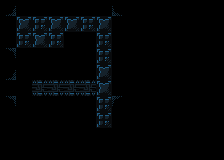

Tiled map render using the project's own tile images. Description and the map definition, with tile-layer contents summarised, below:
An orthogonal 14x10 tile map with 16x16 px tiles, 2 tile layers (background, Tile Layer 2) and 39 objects (35x tile, finish_tile, pressure_plate, moveable_tile, triggerable).

<map version="1.4" tiledversion="1.4.2" orientation="orthogonal" renderorder="right-down" width="14" height="10" tilewidth="16" tileheight="16" infinite="0" nextlayerid="6" nextobjectid="79">
 <properties>
  <property name="next_level" value="./data/levels/tmx/6-level.tmx" />
  <property name="player_bomb_count" value="0" />
 </properties>
 <tileset firstgid="1" name="newtiledsheet" tilewidth="16" tileheight="16" tilecount="171" columns="9">
  <image source="../../newtiledsheet.png" width="144" height="304" />
  <tile id="0">
   <properties>
    <property name="destructable" value="" />
    <property name="solid" value="1" />
   </properties>
  </tile>
  <tile id="1">
   <properties>
    <property name="destructable" value="" />
    <property name="solid" value="1" />
   </properties>
  </tile>
  <tile id="2">
   <properties>
    <property name="destructable" value="" />
    <property name="solid" value="1" />
   </properties>
  </tile>
  <tile id="3">
   <properties>
    <property name="destructable" value="" />
    <property name="solid" value="1" />
   </properties>
  </tile>
  <tile id="4">
   <properties>
    <property name="destructable" value="" />
    <property name="solid" value="" />
   </properties>
  </tile>
  <tile id="9">
   <properties>
    <property name="destructable" value="" />
    <property name="solid" value="1" />
   </properties>
  </tile>
  <tile id="10">
   <properties>
    <property name="destructable" value="" />
    <property name="solid" value="1" />
   </properties>
  </tile>
  <tile id="11">
   <properties>
    <property name="destructable" value="" />
    <property name="solid" value="1" />
   </properties>
  </tile>
  <tile id="12">
   <properties>
    <property name="destructable" value="" />
    <property name="solid" value="1" />
   </properties>
  </tile>
  <tile id="13">
   <properties>
    <property name="destructable" value="" />
    <property name="solid" value="" />
   </properties>
  </tile>
  <tile id="18">
   <properties>
    <property name="destructable" value="" />
    <property name="solid" value="" />
   </properties>
  </tile>
  <tile id="19">
   <properties>
    <property name="destructable" value="" />
    <property name="solid" value="" />
   </properties>
  </tile>
  <tile id="20">
   <properties>
    <property name="destructable" type="bool" value="true" />
    <property name="solid" value="1" />
   </properties>
  </tile>
  <tile id="27">
   <properties>
    <property name="destructable" value="" />
    <property name="solid" value="1" />
   </properties>
  </tile>
  <tile id="28">
   <properties>
    <property name="destructable" value="" />
    <property name="solid" value="1" />
   </properties>
  </tile>
  <tile id="29">
   <properties>
    <property name="destructable" value="1" />
    <property name="solid" value="1" />
   </properties>
  </tile>
  <tile id="30">
   <properties>
    <property name="destructable" value="" />
    <property name="solid" value="1" />
   </properties>
  </tile>
  <tile id="31">
   <properties>
    <property name="destructable" value="" />
    <property name="solid" value="" />
   </properties>
  </tile>
  <tile id="32">
   <properties>
    <property name="destructable" value="" />
    <property name="solid" value="" />
   </properties>
  </tile>
  <tile id="54">
   <properties>
    <property name="destructable" value="" />
    <property name="solid" value="True" />
   </properties>
  </tile>
  <tile id="58">
   <properties>
    <property name="destructable" value="" />
    <property name="solid" value="" />
   </properties>
  </tile>
 </tileset>
 <layer id="1" name="background" width="14" height="10">
  <data>[140 cells, 112 non-empty, 9 distinct tile ids]</data>
 </layer>
 <objectgroup id="4" name="objects">
  <object id="35" name="wall" type="tile" gid="10" x="16" y="112" width="16" height="16" />
  <object id="36" name="wall" type="tile" gid="10" x="32" y="112" width="16" height="16" />
  <object id="37" name="wall" type="tile" gid="10" x="48" y="112" width="16" height="16" />
  <object id="38" name="wall" type="tile" gid="10" x="64" y="112" width="16" height="16" />
  <object id="39" name="wall" type="tile" gid="10" x="80" y="112" width="16" height="16" />
  <object id="40" name="wall" type="tile" gid="1" x="32" y="16" width="16" height="16" />
  <object id="41" name="wall" type="tile" gid="1" x="16" y="16" width="16" height="16" />
  <object id="42" name="wall" type="tile" gid="1" x="48" y="16" width="16" height="16" />
  <object id="43" name="wall" type="tile" gid="1" x="64" y="16" width="16" height="16" />
  <object id="44" name="wall" type="tile" gid="1" x="64" y="16" width="16" height="16" />
  <object id="45" name="wall" type="tile" gid="1" x="80" y="16" width="16" height="16" />
  <object id="46" name="wall" type="tile" gid="1" x="96" y="16" width="16" height="16" />
  <object id="47" name="wall" type="tile" gid="2" x="112" y="32" width="16" height="16" />
  <object id="48" name="wall" type="tile" gid="2" x="112" y="48" width="16" height="16" />
  <object id="49" name="wall" type="tile" gid="2" x="112" y="64" width="16" height="16" />
  <object id="50" name="wall" type="tile" gid="2" x="112" y="80" width="16" height="16" />
  <object id="51" name="wall" type="tile" gid="2" x="112" y="96" width="16" height="16" />
  <object id="52" name="wall" type="tile" gid="10" x="80" y="144" width="16" height="16" />
  <object id="54" name="wall" type="tile" gid="28" x="80" y="48" width="16" height="16" />
  <object id="55" name="wall" type="tile" gid="11" x="80" y="64" width="16" height="16" />
  <object id="56" name="wall" type="tile" gid="1" x="64" y="80" width="16" height="16" />
  <object id="57" name="wall" type="tile" gid="1" x="48" y="80" width="16" height="16" />
  <object id="58" name="wall" type="tile" gid="1" x="32" y="80" width="16" height="16" />
  <object id="59" name="wall" type="tile" gid="1" x="16" y="80" width="16" height="16" />
  <object id="60" name="wall" type="tile" gid="10" x="16" y="48" width="16" height="16" />
  <object id="61" name="wall" type="tile" gid="10" x="32" y="48" width="16" height="16" />
  <object id="62" name="wall" type="tile" gid="10" x="48" y="48" width="16" height="16" />
  <object id="63" name="wall" type="tile" gid="11" x="0" y="32" width="16" height="16" />
  <object id="64" name="wall" type="tile" gid="11" x="0" y="48" width="16" height="16" />
  <object id="66" name="wall" type="tile" gid="30" x="80" y="80" width="16" height="16" />
  <object id="70" name="finish" type="finish_tile" gid="33" x="16" y="96" width="16" height="16" />
  <object id="71" type="tile" gid="11" x="0" y="96" width="16" height="16" />
  <object id="72" name="wall" type="tile" gid="10" x="64" y="48" width="16" height="16" />
  <object id="73" name="pressure-plate" type="pressure_plate" gid="54" x="96" y="128" width="16" height="16">
   <properties>
    <property name="triggers" type="int" value="1" />
   </properties>
  </object>
  <object id="74" name="boulder" type="moveable_tile" gid="45" x="96" y="112" width="16" height="16">
   <properties>
    <property name="moveable" type="bool" value="true" />
    <property name="solid" type="bool" value="true" />
   </properties>
  </object>
  <object id="75" name="wall" type="tile" gid="2" x="112" y="112" width="16" height="16" />
  <object id="76" name="wall" type="tile" gid="2" x="112" y="128" width="16" height="16" />
  <object id="77" type="tile" gid="11" x="80" y="128" width="16" height="16" />
  <object id="78" name="laser" type="triggerable" gid="15" x="32" y="96" width="16" height="16">
   <properties>
    <property name="solid" type="bool" value="true" />
    <property name="triggered_id" type="int" value="1" />
   </properties>
  </object>
 </objectgroup>
 <layer id="5" name="Tile Layer 2" width="14" height="10">
  <data>[140 cells, 0 non-empty, 0 distinct tile ids]</data>
 </layer>
</map>
